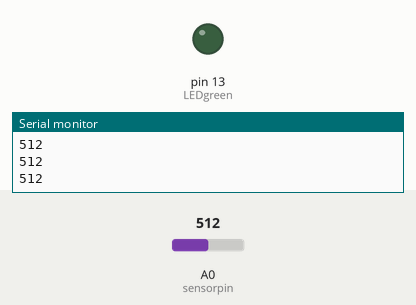
Recording of a sketch running on a simulated Arduino Uno, built with avr-gcc and run on an emulated ATmega328P. Shown: output pins drawn as LEDs (lit = HIGH), the last lines printed to the serial monitor. Inputs (shaded band) come from the test bench; at power-on: A0 (sensorpin) = 512.

Above: at 1.2 s.
1.3 s: A0 (sensorpin) set to 984
2.8 s: A0 (sensorpin) set to 1011
At 3.7 s:
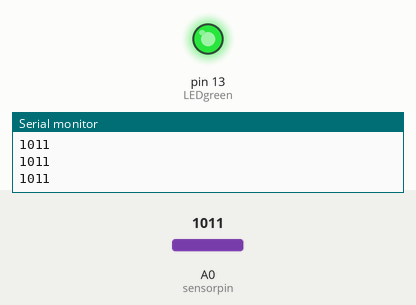
4.3 s: A0 (sensorpin) set to 990
At 4.7 s:
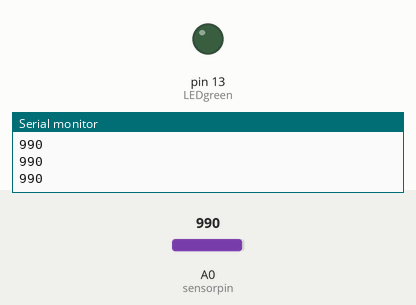
5.8 s: A0 (sensorpin) set to 1010
At 7.2 s:
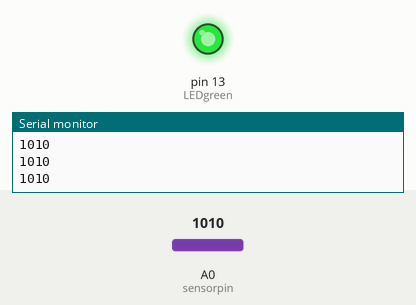
Timing chart, 0 to 8.3 s (numbered marks = the images above; inputs shaded):
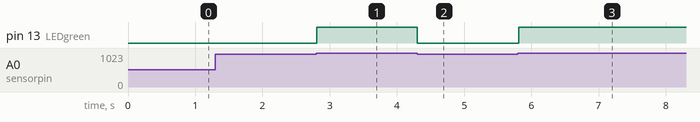

Measured:
- the behaviour switches between 1000 and 1001 on A0 (sensorpin) (found by bisection; images 0 and 1)
- after the input at 2.8 s, pin 13 (LEDgreen): LOW → HIGH at once
- after the input at 4.3 s, pin 13 (LEDgreen): HIGH → LOW at once
- after the input at 5.8 s, pin 13 (LEDgreen): LOW → HIGH at once

The sketch:

LEDPressureTest.ino
```cpp
#define LEDgreen 13
#define LEDred 12
int sensorpin = A0;
int sensorvalue = 0;
int speakerPin =8; //set up pin
void setup()
{
  Serial.begin(9600);
  pinMode (LEDgreen, OUTPUT);  // pin mode setup pin
}

void loop()
{
  sensorvalue=analogRead(sensorpin);
  Serial.println(sensorvalue);
  while (sensorvalue>1000)
  {
    digitalWrite (LEDgreen, HIGH);
    sensorvalue=analogRead(sensorpin);
    Serial.println(sensorvalue);
  }
  digitalWrite (LEDgreen, LOW);

  while (sensorvalue<10)
  {
    digitalWrite (LEDred, HIGH);
    sensorvalue=analogRead(sensorpin);
    Serial.println(sensorvalue);
  }
  digitalWrite (LEDred, LOW);

}
```
